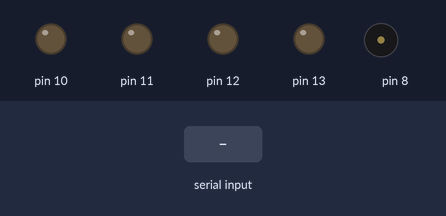
Bench run of a sketch on a simulated Arduino Uno, built with avr-gcc and run on an emulated ATmega328P. On the bench: output pins drawn as LEDs (lit = HIGH), buzzer (waves = sounding). Inputs (shaded band) come from the test bench.

Above: at 2.2 s.
2.3 s: "1" received over Serial
At 3.4 s:
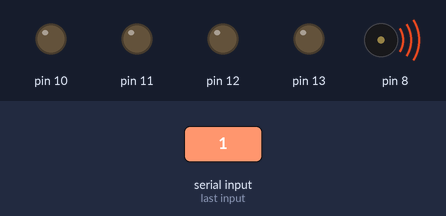
3.8 s: "0" received over Serial
At 4.6 s:
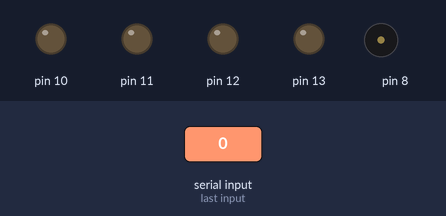
5.3 s: "2" received over Serial
At 5.7 s:
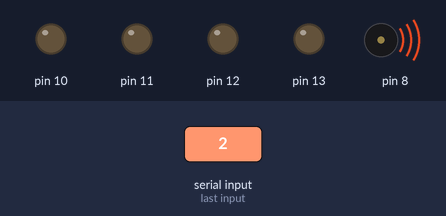
Timing chart, 0 to 8.3 s (numbered marks = the images above; inputs shaded):
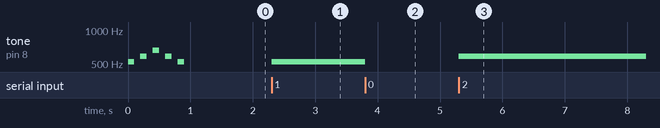

The sketch:

week05_3_arduino_do_re_mi_Serial_blink.ino
```cpp
// week05_3_arduino_do_re_mi_Serial_blink
// 修改自 week05_2_arduino_do_re_mi_Serial_tone_noTone
// 會又對應的燈號，閃閃發亮
void setup() {
  pinMode(8, OUTPUT); // Buzzer 8 聲音
  pinMode(10, OUTPUT); // 對應 '0'
  pinMode(11, OUTPUT); // 對應 '1'
  pinMode(12, OUTPUT); // 對應 '2'
  pinMode(13, OUTPUT); // 對應 '3'

  Serial.begin(9600); // USB Serial 開始傳輸, 速度 9600 bps
  tone(8, 523, 100); delay(200); // Do
  tone(8, 587, 100); delay(200); // Re
  tone(8, 659, 100); delay(200); // Mi
  tone(8, 587, 100); delay(200); // Re
  tone(8, 523, 100); delay(200); // Do
}
char c = '0'; // 不要發聲音 1:DO 2.Re 3.Mi
void loop() {
  if (Serial.available()){ // 如果 USB Serial 有收到資料
    c = Serial.read(); // 就讀進來 (不要宣告變數，直接寫 c)
    }
    for (int i=10; i<=13; i++) digitalWrite(i, LOW);
    if (c=='0') noTone(8); // 不要發聲音
    if (c=='1') tone(8, 523); // Do 一直發聲音 (不要限定 100ms)
    if (c=='2') tone(8, 587); // Re 一直發聲音
    if (c=='3') tone(8, 659); // Mi 一直發聲音
}
```

Measured:
- after the input at 2.3 s, tone on pin 8: silent → 523 Hz at once
- after the input at 3.8 s, tone on pin 8: 523 Hz → silent at once
- after the input at 5.3 s, tone on pin 8: silent → 587 Hz at once
